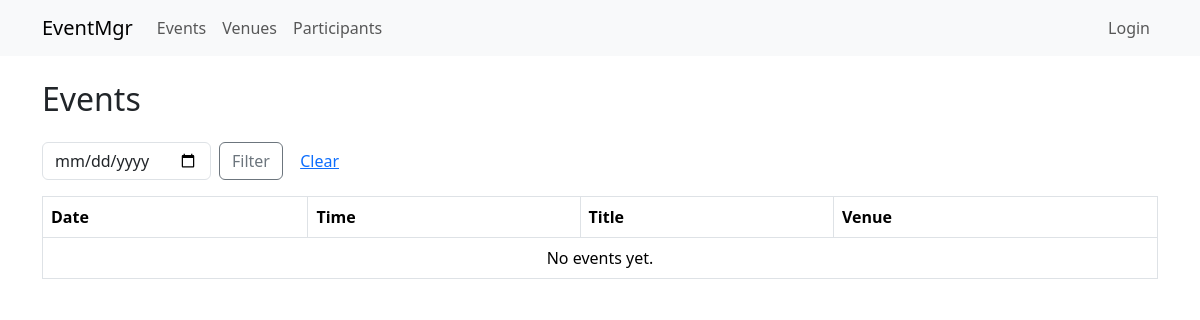
Before: /events with the older database file.
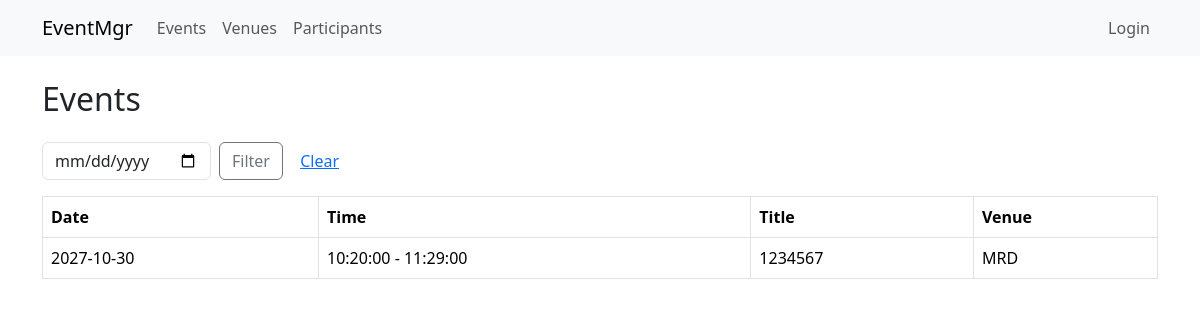
After: the same page with the newer database file.
### app/models.py (models this page shows, shortened)
class Event(db.Model):
    id = db.Column(db.Integer, primary_key=True)
    title = db.Column(db.String(120), nullable=False)
    description = db.Column(db.Text)
    date = db.Column(db.Date, nullable=False)
    start_time = db.Column(db.Time, nullable=False)
    end_time = db.Column(db.Time, nullable=False)
    venue_id = db.Column(db.Integer, db.ForeignKey('venue.id'), nullable=False)
    participants = db.relationship('Participant', secondary=event_participants, back_populates='events')

class Venue(db.Model):
    id = db.Column(db.Integer, primary_key=True)
    name = db.Column(db.String(150), nullable=False, unique=True)
    capacity = db.Column(db.Integer, nullable=False, default=0)
    resources_list = db.relationship('Resource', back_populates='venue', cascade='all, delete-orphan')
    events = db.relationship('Event', backref='venue', lazy=True, cascade='all, delete-orphan')

### app/routes.py (the view)
@main_bp.route('/events')
def list_events():
    q_date = request.args.get('date')
    if q_date:
        try:
            dt = datetime.strptime(q_date, '%Y-%m-%d').date()
            events = Event.query.filter_by(date=dt).order_by(Event.start_time).all()
        except Exception:
            events = Event.query.order_by(Event.date, Event.start_time).all()
    else:
        events = Event.query.order_by(Event.date, Event.start_time).all()
    return render_template('events/list.html', events=events)

### app/templates/events/list.html (shortened to what this page needs)
{% extends 'base.html' %}
{% block content %}
<div class="d-flex justify-content-between align-items-center mb-3">
    <h2>Events</h2>
</div>
<form class="row g-2 mb-3" method="get" action="{{ url_for('main.list_events') }}">
    <div class="col-auto">
        <input type="date" name="date" class="form-control" value="{{ request.args.get('date','') }}">
    </div>
    <div class="col-auto">
        <button class="btn btn-outline-secondary">Filter</button>
        <a href="{{ url_for('main.list_events') }}" class="btn btn-link">Clear</a>
    </div>
</form>
<table class="table table-bordered">
    <thead>
        <tr>
            <th>Date</th>
            <th>Time</th>
            <th>Title</th>
            <th>Venue</th>
        </tr>
    </thead>
    <tbody>
        {% for e in events %}
        <tr>
            <td>{{ e.date }}</td>
            <td>{{ e.start_time }} - {{ e.end_time }}</td>
            <td>{{ e.title }}</td>
            <td>{{ e.venue.name if e.venue else 'N/A' }}</td>
        </tr>
        {% else %}
        <tr><td colspan="5" class="text-center">No events yet.</td></tr>
        {% endfor %}
    </tbody>
</table>
{% endblock %}

### app/templates/base.html (shortened to what this page needs)
<!doctype html>
<html lang="en">
<head>
    <link href="https://cdn.jsdelivr.net/npm/bootstrap@5.3.2/dist/css/bootstrap.min.css" rel="stylesheet">
</head>
<body>
<nav class="navbar navbar-expand-lg navbar-light bg-light mb-4">
  <div class="container">
    <a class="navbar-brand" href="{{ url_for('main.index') }}">
        EventMgr
    </a>
    <div class="collapse navbar-collapse" id="navbarNav">
      <ul class="navbar-nav me-auto">
        <li class="nav-item">
          <a class="nav-link" href="{{ url_for('main.list_events') }}">Events</a>
        </li>
        <li class="nav-item">
          <a class="nav-link" href="{{ url_for('main.list_venues') }}">Venues</a>
        </li>
        <li class="nav-item">
          <a class="nav-link" href="{{ url_for('main.list_participants') }}">Participants</a>
        </li>
      </ul>
      <ul class="navbar-nav ms-auto">
        {% if current_user.is_authenticated %}
          <li class="nav-item">
            <a class="nav-link">Hi {{ current_user.username }}</a>
          </li>
          <li class="nav-item">
            <a class="nav-link" href="{{ url_for('auth.logout') }}">Logout</a>
          </li>
        {% else %}
          <li class="nav-item">
            <a class="nav-link" href="{{ url_for('auth.login') }}">Login</a>
          </li>
        {% endif %}
      </ul>
    </div>
  </div>
</nav>
<div class="container">
    {% block content %}{% endblock %}
</div>
</body>
</html>

Changed rows visible on the page:
added Event: date "2027-10-30", start_time "10:20:00", end_time "11:29:00", title "1234567", venue "MRD"
Other visible differences:
text no longer shown: "No events yet."
